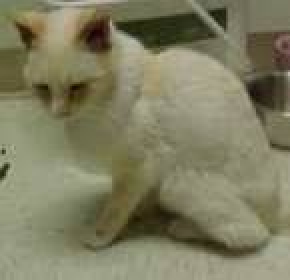
#> input picture images/cats_00011.jpg, 145 x 140 px (shown 2 times larger); its folder holds only this picture in this run
$ python histograms.py
#> lines starting #> are read from the running program, lines starting #| are printed output that depends on the picture
from os import listdir, getcwd
from skimage.io import imread
from skimage.color import rgb2gray
import matplotlib.pyplot as plt
import numpy as np
import seaborn as sns


def plot_image(img, title):
    fig, ax1 = plt.subplots(ncols=1, figsize=(18, 6), sharex=True, sharey=True)

    ax1.imshow(img, cmap='gray')
    ax1.set_title(title)
    ax1.axis('off')


def split_layers_to_3(im):
    return [im[: , :, channel] for channel in range(3)]


# [64 lines left out: functions avg_image, plot_histogram, convert_to_grayscale, plot_histograms, not called in this run]


if __name__ == "__main__":
    # print(getcwd())
    animals_lst = listdir('images')

    if '.DS_Store' in animals_lst:
        animals_lst.remove('.DS_Store')

    cwd = getcwd()

    animals_lst = [cwd + '/images/' + filename for filename in animals_lst]

    # for filename in animals_lst:
    #     print(filename)
    cat_image = imread(animals_lst[0])
#> cat_image is the input picture: shape (140, 145, 3); mean R, G, B 126.8, 124.9, 96.2

    # print(type(cat_image))
    # print(cat_image.shape)

    plot_image(cat_image, animals_lst[0])

    r, g, b = split_layers_to_3(cat_image)
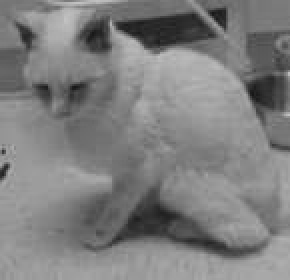
#> r: shape (140, 145) (shown 2 times larger); min 22, max 195, mean 126.8
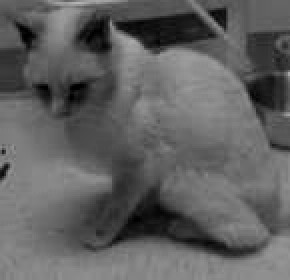
#> b: shape (140, 145) (shown 2 times larger); min 0, max 181, mean 96.2

    print(r.shape)
#| (140, 145)
    print(g.shape)
#| (140, 145)
    print(b.shape)
#| (140, 145)

$ run again, on images/cats_00111.jpg
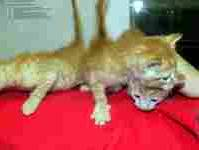
#> input picture images/cats_00111.jpg, 199 x 150 px
#> cat_image is the input picture: shape (150, 199, 3); mean R, G, B 169.3, 102.4, 93.7
#> `r, g, b = split_layers_to_3(cat_image)`:
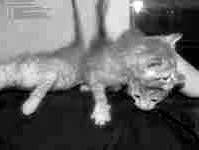
#> g: shape (150, 199); min 0, max 255, mean 102.4
#> `r, g, b = split_layers_to_3(cat_image)`:
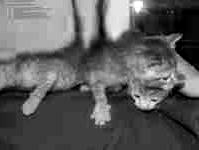
#> b: shape (150, 199); min 0, max 255, mean 93.7
#| (150, 199)
#| (150, 199)
#| (150, 199)

$ run again, on images/cats_00143.jpg
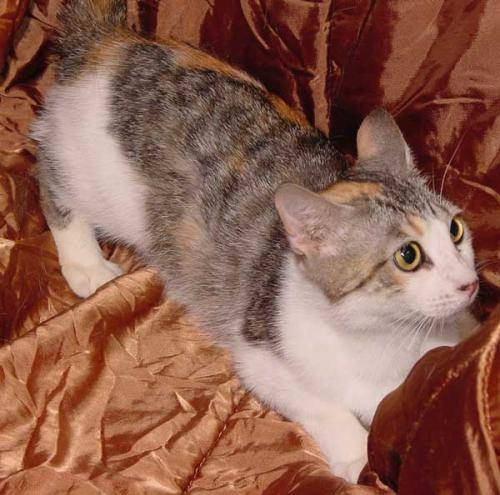
#> input picture images/cats_00143.jpg, 500 x 495 px
#> cat_image is the input picture: shape (495, 500, 3); mean R, G, B 140.5, 95.1, 79.6
#> `r, g, b = split_layers_to_3(cat_image)`:
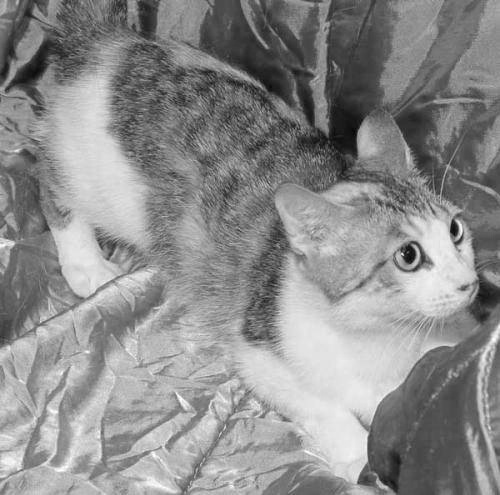
#> r: shape (495, 500); min 3, max 255, mean 140.5
#> `r, g, b = split_layers_to_3(cat_image)`:
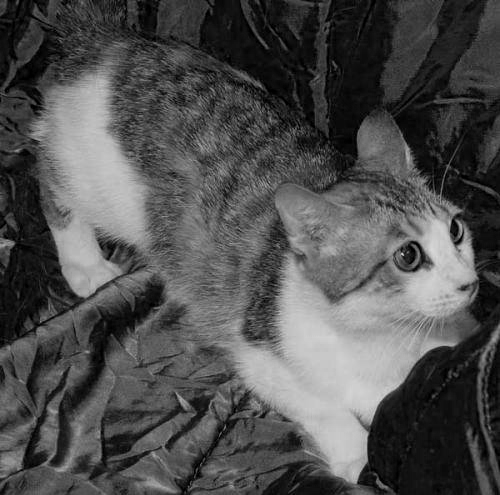
#> b: shape (495, 500); min 0, max 217, mean 79.6
#| (495, 500)
#| (495, 500)
#| (495, 500)

$ run again, on images/cats_00172.jpg
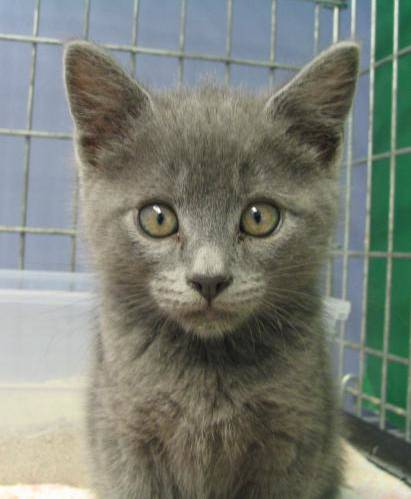
#> input picture images/cats_00172.jpg, 411 x 499 px
#> cat_image is the input picture: shape (499, 411, 3); mean R, G, B 122.6, 127.8, 117.9
#> `r, g, b = split_layers_to_3(cat_image)`:
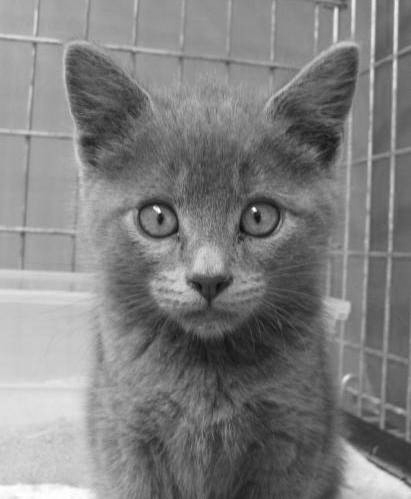
#> g: shape (499, 411); min 11, max 255, mean 127.8
#> `r, g, b = split_layers_to_3(cat_image)`:
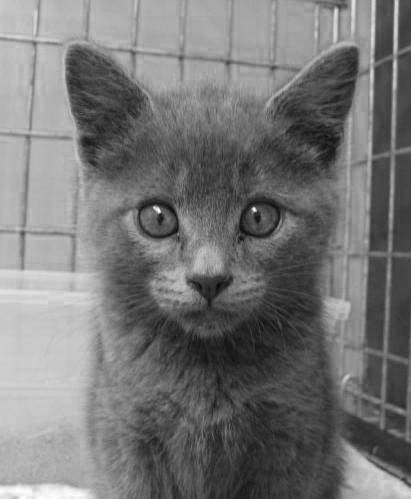
#> b: shape (499, 411); min 7, max 255, mean 117.9
#| (499, 411)
#| (499, 411)
#| (499, 411)

$ run again, on images/cats_00015.jpg
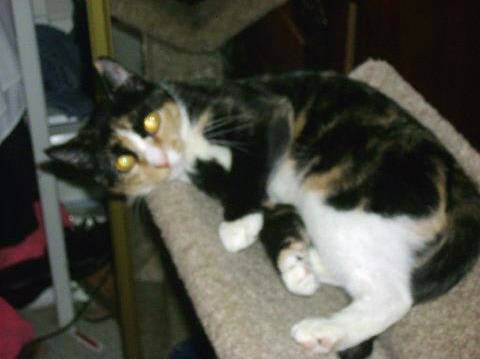
#> input picture images/cats_00015.jpg, 480 x 359 px
#> cat_image is the input picture: shape (359, 480, 3); mean R, G, B 78.8, 78.3, 69.4
#> `r, g, b = split_layers_to_3(cat_image)`:
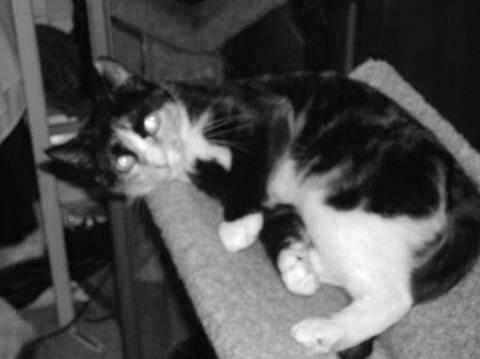
#> r: shape (359, 480); min 0, max 255, mean 78.8
#> `r, g, b = split_layers_to_3(cat_image)`:
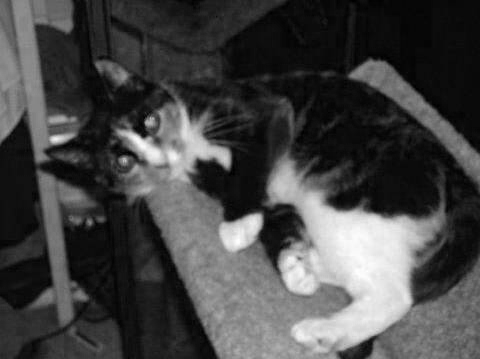
#> b: shape (359, 480); min 0, max 255, mean 69.4
#| (359, 480)
#| (359, 480)
#| (359, 480)
